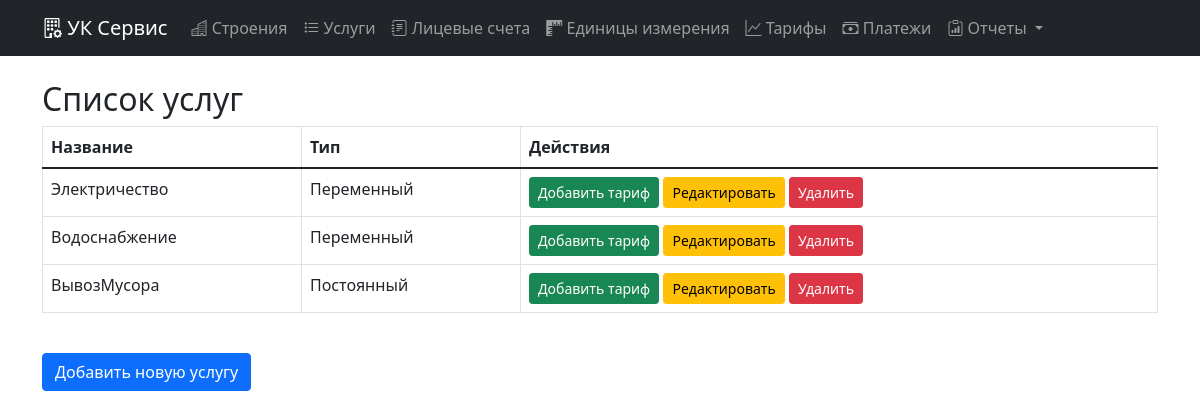
Screenshot of /service_list/ with the database file from the repository.
### main/models.py (models this page shows, shortened)
class Service(models.Model):
    SERVICE_TYPES = (
        ('fixed', 'Постоянный'),
        ('variable', 'Переменный'),
    )
    name = models.CharField("Название", max_length=100, unique=True)
    type = models.CharField("Тип", max_length=10, choices=SERVICE_TYPES)
    units = models.ManyToManyField(Unit, blank=True, through='ServiceUnit')

### main/views.py (the view)
# urls.py: path('service_list/', views.service_list, name='service_list'),
def service_list(request):
    services = Service.objects.all()  # Получаем все услуги
    return render(request, 'service_list.html', {'services': services})

### templates/service_list.html
{% extends 'base.html' %}
{% block content %}
<h2>Список услуг</h2>
<table class="table table-bordered">
  <thead>
    <tr>
      <th>Название</th>
      <th>Тип</th>
      <th>Действия</th>
    </tr>
  </thead>
  <tbody>
    {% for service in services %}
    <tr>
      <td>{{ service.name }}</td>
      <td>{{ service.get_type_display }}</td>
      <td>
        <a href="{% url 'add_tariff' service.id %}" class="btn btn-success btn-sm">Добавить тариф</a>
        <a href="{% url 'edit_service' service.id %}" class="btn btn-warning btn-sm">Редактировать</a>
        <a href="{% url 'delete_service' service.id %}" class="btn btn-danger btn-sm" onclick="return confirm('Вы уверены, что хотите удалить эту услугу?');">Удалить</a>
      </td>
    </tr>
    {% empty %}
    <tr>
      <td colspan="3">Нет услуг</td>
    </tr>
    {% endfor %}
  </tbody>
</table>
<a href="{% url 'add_service' %}" class="btn btn-primary mt-4">Добавить новую услугу</a>
{% endblock %}

### rows the page displays
Service: name "Электричество", type "Переменный"
Service: name "Водоснабжение", type "Переменный"
Service: name "ВывозМусора", type "Постоянный"
